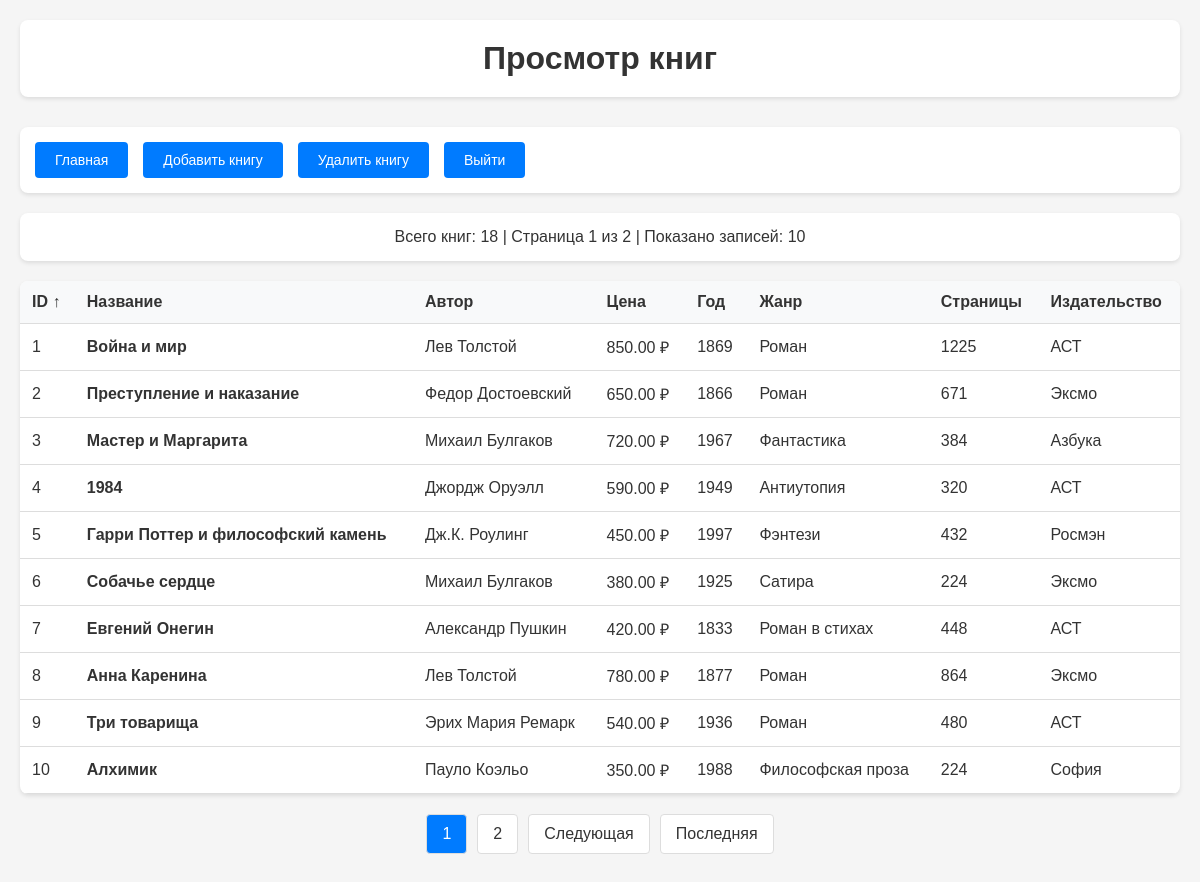
Page /view.php (signed in) on the committed database.
### tables this page shows
CREATE TABLE books (
    id INT AUTO_INCREMENT PRIMARY KEY,
    title VARCHAR(255) NOT NULL,
    author VARCHAR(255) NOT NULL,
    price FLOAT NOT NULL,
    year_published INT NOT NULL,
    genre VARCHAR(100) NOT NULL,
    page_count INT NOT NULL,
    publisher VARCHAR(255) NOT NULL
);

### config.php (called while the page is built, shortened)
<?php
function escape($data) {
    return htmlspecialchars($data, ENT_QUOTES, 'UTF-8');
}
?>

### view.php (the view, shortened to what this page needs)
<?php
require_once 'config.php';
$limit = 10;
$page = isset($_GET['page']) ? max(1, intval($_GET['page'])) : 1;
$offset = ($page - 1) * $limit;
$allowed_sort = ['id', 'title', 'author', 'price', 'year_published', 'genre'];
$sort_by = isset($_GET['sort']) && in_array($_GET['sort'], $allowed_sort) ? $_GET['sort'] : 'id';
$sort_order = isset($_GET['order']) && $_GET['order'] === 'desc' ? 'desc' : 'asc';
$sql_order = strtoupper($sort_order);
try {
    $count_sql = "SELECT COUNT(*) FROM books";
    $count_stmt = $pdo->prepare($count_sql);
    $count_stmt->execute();
    $total_records = $count_stmt->fetchColumn();
    $total_pages = ceil($total_records / $limit);
    $sql = "SELECT * FROM books ORDER BY $sort_by $sql_order LIMIT :limit OFFSET :offset";
    $stmt = $pdo->prepare($sql);
    $stmt->bindValue(':limit', $limit, PDO::PARAM_INT);
    $stmt->bindValue(':offset', $offset, PDO::PARAM_INT);
    $stmt->execute();
    $books = $stmt->fetchAll(PDO::FETCH_ASSOC);
} catch(PDOException $e) {
    $error = "Ошибка при получении данных: " . $e->getMessage();
}
function sortLink($column, $current_sort, $current_order) {
    $new_order = ($current_sort === $column && $current_order === 'asc') ? 'desc' : 'asc';
    return "view.php?sort=$column&order=$new_order";
}
?>
<!DOCTYPE html>
<html lang="ru">
<head>
</head>
<body>
    <div class="container">
        <div class="header">
            <h1>Просмотр книг</h1>
        </div>
        <div class="navigation">
            <a href="index.php" class="btn">Главная</a>
            <a href="add.php" class="btn">Добавить книгу</a>
            <a href="delete.php" class="btn">Удалить книгу</a>
            <a href="logout.php" class="btn">Выйти</a>
        </div>
        <div class="stats">
            Всего книг: <?= $total_records ?> |
            Страница <?= $page ?> из <?= $total_pages ?> |
            Показано записей: <?= count($books) ?>
        </div>
        <?php if (empty($books)): ?>
            <div class="table-container">
                <div style="padding: 40px; text-align: center; color: #666;">
                    <h3>Нет данных для отображения</h3>
                    <p>В базе данных пока нет книг. <a href="add.php">Добавить первую книгу</a></p>
                </div>
            </div>
        <?php else: ?>
            <div class="table-container">
                <div class="table-responsive">
                    <table>
                        <thead>
                            <tr>
                                <th><a href="<?= sortLink('id', $sort_by, $sort_order) ?>">ID<?= $sort_by === 'id' ? ($sort_order === 'asc' ? ' ↑' : ' ↓') : '' ?></a></th>
                                <th><a href="<?= sortLink('title', $sort_by, $sort_order) ?>">Название<?= $sort_by === 'title' ? ($sort_order === 'asc' ? ' ↑' : ' ↓') : '' ?></a></th>
                                <th><a href="<?= sortLink('author', $sort_by, $sort_order) ?>">Автор<?= $sort_by === 'author' ? ($sort_order === 'asc' ? ' ↑' : ' ↓') : '' ?></a></th>
                                <th><a href="<?= sortLink('price', $sort_by, $sort_order) ?>">Цена<?= $sort_by === 'price' ? ($sort_order === 'asc' ? ' ↑' : ' ↓') : '' ?></a></th>
                                <th><a href="<?= sortLink('year_published', $sort_by, $sort_order) ?>">Год<?= $sort_by === 'year_published' ? ($sort_order === 'asc' ? ' ↑' : ' ↓') : '' ?></a></th>
                                <th><a href="<?= sortLink('genre', $sort_by, $sort_order) ?>">Жанр<?= $sort_by === 'genre' ? ($sort_order === 'asc' ? ' ↑' : ' ↓') : '' ?></a></th>
                                <th>Страницы</th>
                                <th>Издательство</th>
                            </tr>
                        </thead>
                        <tbody>
                            <?php foreach ($books as $book): ?>
                                <tr>
                                    <td><?= escape($book['id']) ?></td>
                                    <td><strong><?= escape($book['title']) ?></strong></td>
                                    <td><?= escape($book['author']) ?></td>
                                    <td><?= number_format($book['price'], 2) ?> ₽</td>
                                    <td><?= escape($book['year_published']) ?></td>
                                    <td><?= escape($book['genre']) ?></td>
                                    <td><?= escape($book['page_count']) ?></td>
                                    <td><?= escape($book['publisher']) ?></td>
                                </tr>
                            <?php endforeach; ?>
                        </tbody>
                    </table>
                </div>
            </div>
            <?php if ($total_pages > 1): ?>
                <div class="pagination">
                    <?php
                    $start_page = max(1, $page - 2);
                    $end_page = min($total_pages, $page + 2);
                    for ($i = $start_page; $i <= $end_page; $i++):
                        if ($i == $page):
                    ?>
                        <span class="current"><?= $i ?></span>
                    <?php else: ?>
                        <a href="?page=<?= $i ?>&sort=<?= $sort_by ?>&order=<?= $sort_order ?>"><?= $i ?></a>
                    <?php endif; ?>
                    <?php endfor; ?>
                    <?php if ($page < $total_pages): ?>
                        <a href="?page=<?= $page + 1 ?>&sort=<?= $sort_by ?>&order=<?= $sort_order ?>">Следующая</a>
                        <a href="?page=<?= $total_pages ?>&sort=<?= $sort_by ?>&order=<?= $sort_order ?>">Последняя</a>
                    <?php endif; ?>
                </div>
            <?php endif; ?>
        <?php endif; ?>
    </div>
</body>
</html>

### view.php (style rules this page uses)
* { margin: 0; padding: 0; box-sizing: border-box; }
body { font-family: Arial, sans-serif; background: #f5f5f5; min-height: 100vh; color: #333; }
.container { max-width: 1200px; margin: 0 auto; padding: 20px; }
.header { text-align: center; margin-bottom: 30px; padding: 20px; background: white; border-radius: 8px; box-shadow: 0 2px 4px rgba(0,0,0,0.1); }
.navigation { background: white; padding: 15px; border-radius: 8px; box-shadow: 0 2px 4px rgba(0,0,0,0.1); margin-bottom: 20px; display: flex; gap: 15px; flex-wrap: wrap; }
.btn { background: #007bff; color: white; padding: 10px 20px; border: none; border-radius: 4px; cursor: pointer; font-size: 14px; text-decoration: none; display: inline-block; }
.table-container { background: white; border-radius: 8px; box-shadow: 0 2px 4px rgba(0,0,0,0.1); overflow: hidden; margin-bottom: 20px; }
.table-responsive { overflow-x: auto; }
table { width: 100%; border-collapse: collapse; }
th, td { padding: 12px; text-align: left; border-bottom: 1px solid #ddd; }
th { background: #f8f9fa; font-weight: 600; }
th a { color: #333; text-decoration: none; }
.pagination { display: flex; justify-content: center; gap: 10px; margin: 20px 0; }
.pagination a, .pagination span { padding: 10px 15px; border: 1px solid #ddd; border-radius: 4px; text-decoration: none; color: #333; background: white; }
.pagination .current { background: #007bff; color: white; }
.stats { background: white; padding: 15px; border-radius: 8px; box-shadow: 0 2px 4px rgba(0,0,0,0.1); margin-bottom: 20px; text-align: center; }

### rows in the picture
books: id "1", title "Война и мир", author "Лев Толстой", price "850.00", year_published "1869", genre "Роман", page_count "1225", publisher "АСТ"
books: id "2", title "Преступление и наказание", author "Федор Достоевский", price "650.00", year_published "1866", genre "Роман", page_count "671", publisher "Эксмо"
books: id "3", title "Мастер и Маргарита", author "Михаил Булгаков", price "720.00", year_published "1967", genre "Фантастика", page_count "384", publisher "Азбука"
books: id "4", title "1984", author "Джордж Оруэлл", price "590.00", year_published "1949", genre "Антиутопия", page_count "320", publisher "АСТ"
books: id "5", title "Гарри Поттер и философский камень", author "Дж.К. Роулинг", price "450.00", year_published "1997", genre "Фэнтези", page_count "432", publisher "Росмэн"
books: id "6", title "Собачье сердце", author "Михаил Булгаков", price "380.00", year_published "1925", genre "Сатира", page_count "224", publisher "Эксмо"
books: id "7", title "Евгений Онегин", author "Александр Пушкин", price "420.00", year_published "1833", genre "Роман в стихах", page_count "448", publisher "АСТ"
books: id "8", title "Анна Каренина", author "Лев Толстой", price "780.00", year_published "1877", genre "Роман", page_count "864", publisher "Эксмо"
books: id "9", title "Три товарища", author "Эрих Мария Ремарк", price "540.00", year_published "1936", genre "Роман", page_count "480", publisher "АСТ"
books: id "10", title "Алхимик", author "Пауло Коэльо", price "350.00", year_published "1988", genre "Философская проза", page_count "224", publisher "София"

### other values in the picture
$total_records "18"
$page "1"
$total_pages "2"
count($books) "10"
